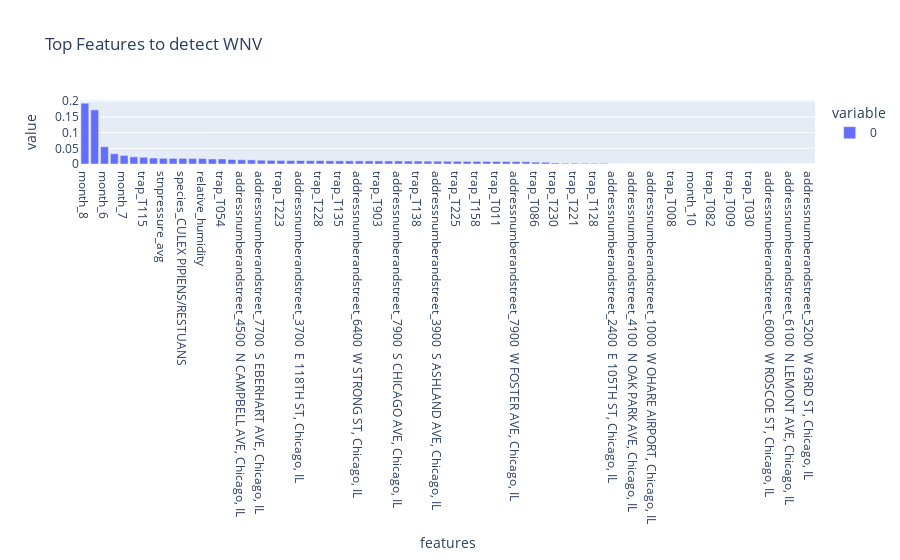

Here is the notebook cell this chart was saved with:
### Markdown cell above
Looking at all our metrics above in the combined table, after training our XGB model with its ideal parameters onto the entire train set, the `auc` score rises to `0.7396` from the initial validation AUC score to `0.7133`. We also ran a `auc_cross_val_score` on our production model, which shows a really high mean cross validation score of `0.8103`. 

**The fact that AUC score on the full recombined set has a a higher score than the validation set AUC score, as well as the high AUC Cross Validation Score, indicates that the model will generalize well on unseen data.** 

This means we are happy with our production model's generalized performance, especially since the ROC AUC score is still significantly higher than our dumb baseline of `0.5`.

Let's now also check out what the top features ranked by coefficient weightage in our production model are.

### Code cell
#Visualizing top features in our production model. 
features=xgb.feature_importances_

key_features = pd.Series(features,index=X.columns)

sorted_features = key_features.sort_values(ascending=False).head(75)

fig = px.bar(sorted_features, orientation='v', 
             title = "Top Features to detect WNV", 
             labels={"index":"features"})
fig.show()

### Figure 1 — Plotly figure (JSON) as saved in the notebook; plotly's stock layout.template omitted (floating-point values rounded to 4 significant figures)
{"data": [{"alignmentgroup": "True", "hovertemplate": "variable=0<br>features=%{x}<br>value=%{y}<extra></extra>", "legendgroup": "0", "marker": {"color": "#636efa"}, "name": "0", "offsetgroup": "0", "orientation": "v", "showlegend": true, "textposition": "auto", "type": "bar", "x": ["month_8", "month_9", "month_6", "temp_avg", "month_7", "species_CULEX RESTUANS", "trap_T115", "trap_T900", "stnpressure_avg", "addressnumberandstreet_3800  E 115TH ST, Chicago, IL", "species_CULEX PIPIENS/RESTUANS", "addressnumberandstreet_3300  W 104TH ST, Chicago, IL", "relative_humidity", "dewpoint_avg", "trap_T054", "trap_T090", "addressnumberandstreet_4500  N CAMPBELL AVE, Chicago, IL", "wetbulb_avg", "addressnumberandstreet_7700  S EBERHART AVE, Chicago, IL", "trap_T016", "trap_T223", "addressnumberandstreet_1000  S COTTAGE GROVE, Chicago, IL", "addressnumberandstreet_3700  E 118TH ST, Chicago, IL", "trap_T002", "trap_T228", "trap_T096", "trap_T135", "trap_T003", "addressnumberandstreet_6400  W STRONG ST, Chicago, IL", "species_CULEX PIPIENS", "trap_T903", "trap_T103", "addressnumberandstreet_7900  S CHICAGO AVE, Chicago, IL", "trap_T235", "trap_T138", "addressnumberandstreet_1300  S BRANDON, Chicago, IL", "addressnumberandstreet_3900  S ASHLAND AVE, Chicago, IL", "trap_T114", "trap_T225", "trap_T013", "trap_T158", "trap_T143", "trap_T011", "addressnumberandstreet_2500  S MILLARD AVE, Chicago, IL", "addressnumberandstreet_7900  W FOSTER AVE, Chicago, IL", "trap_T028", "trap_T086", "trap_T155", "trap_T230", "addressnumberandstreet_1100  W ROOSEVELT, Chicago, IL", "trap_T221", "addressnumberandstreet_5000  S CENTRAL AVE, Chicago, IL", "trap_T128", "addressnumberandstreet_1000  S VINCENNES, Chicago, IL", "addressnumberandstreet_2400  E 105TH ST, Chicago, IL", "addressnumberandstreet_1000  S STONY ISLAND AVE, Chicago, IL", "addressnumberandstreet_4100  N OAK PARK AVE, Chicago, IL", "addressnumberandstreet_1200  S DOTY AVE, Chicago, IL", "addressnumberandstreet_1000  W OHARE AIRPORT, Chicago, IL", "trap_T066", "trap_T008", "trap_T151", "month_10", "trap_T027", "trap_T082", "trap_T061", "trap_T009", "trap_T233", "trap_T030", "addressnumberandstreet_4600  N MILWAUKEE AVE, Chicago, IL", "addressnumberandstreet_6000  W ROSCOE ST, Chicago, IL", "addressnumberandstreet_3600  N PITTSBURGH AVE, Chicago, IL", "addressnumberandstreet_6100  N LEMONT AVE, Chicago, IL", "addressnumberandstreet_6700  S KEDZIE AVE, Chicago, IL", "addressnumberandstreet_5200  W 63RD ST, Chicago, IL"], "xaxis": "x", "y": [0.1937, 0.1724, 0.05488, 0.03259, 0.02735, 0.02286, 0.02149, 0.0191, 0.01817, 0.01787, 0.01774, 0.01736, 0.0172, 0.01607, 0.01592, 0.01432, 0.01363, 0.01308, 0.01215, 0.01177, 0.01132, 0.01097, 0.01093, 0.01071, 0.01068, 0.01016, 0.01007, 0.009981, 0.009857, 0.009827, 0.009804, 0.009759, 0.009683, 0.009425, 0.009391, 0.00896, 0.008908, 0.008833, 0.008672, 0.008441, 0.008337, 0.008214, 0.008119, 0.007945, 0.007839, 0.007391, 0.006012, 0.005581, 0.003262, 0.002486, 0.002438, 0.002183, 0.002123, 0.002045, 0, 0, 0, 0, 0, 0, 0, 0, 0, 0, 0, 0, 0, 0, 0, 0, 0, 0, 0, 0, 0], "yaxis": "y"}], "layout": {"barmode": "relative", "legend": {"title": {"text": "variable"}, "tracegroupgap": 0}, "title": {"text": "Top Features to detect WNV"}, "xaxis": {"anchor": "y", "domain": [0, 1], "title": {"text": "features"}}, "yaxis": {"anchor": "x", "domain": [0, 1], "title": {"text": "value"}}}}
